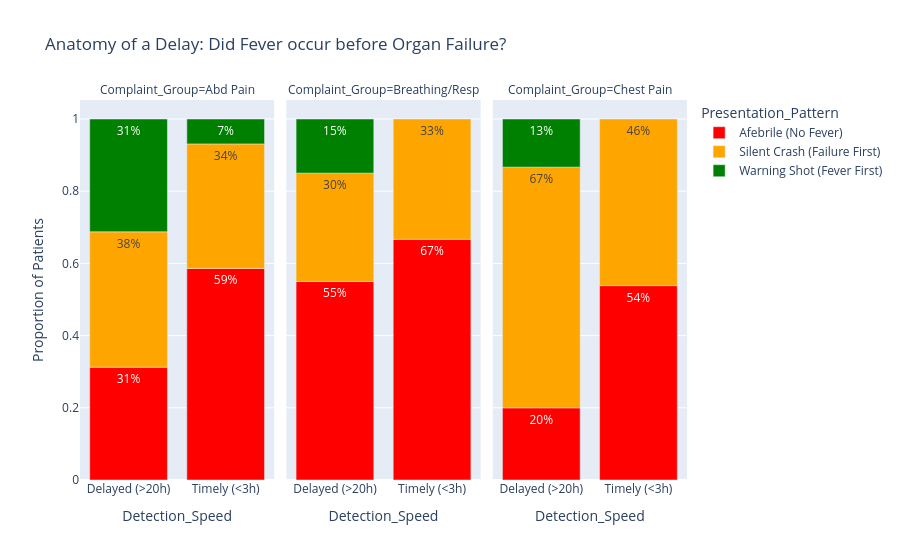

Source (notebook cell):
### Code cell
import polars as pl
import plotly.express as px

# 1. SETUP: LOAD DATA
lf = df_all.lazy()
# We assume 'df_gap_analysis' (from previous step) has 'Physiological_Onset_Time'
# and the "Delayed/Timely" labels.

# -------------------------------------------------------------------------
# STEP A: EXTRACT FIRST FEVER TIME
# -------------------------------------------------------------------------
# We need to clean the temperature column and find the first spike.
lf_fever = (
    lf.filter(
        (pl.col("event_full_name").str.to_lowercase().str.contains("temperature")) &
        (pl.col("MEAS_VALUE").is_not_null())
    )
    .with_columns(
        # Extract number
        pl.col("MEAS_VALUE").str.extract(r"(\d+\.?\d*)", 1).cast(pl.Float64).alias("Temp_Value")
    )
    .filter(
        # Define Fever Threshold (Handle Celsius and Fahrenheit)
        # > 38.0 C  OR  > 100.4 F
        (pl.col("Temp_Value") > 38.0) & (pl.col("Temp_Value") < 45.0) | 
        (pl.col("Temp_Value") > 100.4)
    )
    .group_by("PAT_ENC_CSN_ID")
    .agg(pl.col("Event_DateTime").min().alias("First_Fever_Time"))
)

# -------------------------------------------------------------------------
# STEP B: FILTER FOR TARGET COMPLAINTS
# -------------------------------------------------------------------------
# We only want to look at the specific complaints you mentioned.
target_complaints = ["chest pain", "abdominal pain", "breathing", "shortness of breath", "dyspnea"]

# Prepare the Main Cohort (Delayed/Timely) with Complaints
df_cohort_complaints = pl.from_pandas(df_gap_analysis).join(
    df_all.select(["PAT_ENC_CSN_ID", "Chief_Complaint_All"]).unique(),
    on="PAT_ENC_CSN_ID",
    how="left"
).with_columns(
    # Clean and Label the Complaint
    pl.col("Chief_Complaint_All").str.to_lowercase().alias("clean_cc")
).filter(
    # Filter for your specific interest areas
    pl.col("clean_cc").str.contains_any(target_complaints)
).with_columns(
    # Group them for cleaner plotting
    pl.when(pl.col("clean_cc").str.contains("chest")).then(pl.lit("Chest Pain"))
      .when(pl.col("clean_cc").str.contains("abdom")).then(pl.lit("Abd Pain"))
      .otherwise(pl.lit("Breathing/Resp")).alias("Complaint_Group"),
      
    # Re-apply the Speed Labels
    pl.when(pl.col("Hours_Lag_Organ_Failure_to_Action") >= 20).then(pl.lit("Delayed (>20h)"))
      .when(pl.col("Hours_Lag_Organ_Failure_to_Action") <= 3).then(pl.lit("Timely (<3h)"))
      .otherwise(pl.lit("Average"))
      .alias("Detection_Speed")
).filter(
    pl.col("Detection_Speed").is_in(["Delayed (>20h)", "Timely (<3h)"])
)

# -------------------------------------------------------------------------
# STEP C: DETERMINE THE SEQUENCE (FEVER vs FAILURE)
# -------------------------------------------------------------------------
df_sequence = (
    df_cohort_complaints.lazy()
    .join(lf_fever, on="PAT_ENC_CSN_ID", how="left")
    .with_columns(
        # Calculate the Sequence
        pl.when(pl.col("First_Fever_Time").is_null())
          .then(pl.lit("Afebrile (No Fever)"))
          .when(pl.col("First_Fever_Time") < pl.col("Physiological_Onset_Time"))
          .then(pl.lit("Warning Shot (Fever First)"))
          .otherwise(pl.lit("Silent Crash (Failure First)"))
          .alias("Presentation_Pattern")
    )
    .collect()
)

# -------------------------------------------------------------------------
# STEP D: VISUALIZE THE DIFFERENCE
# -------------------------------------------------------------------------
# We count the patterns per group
df_plot = (
    df_sequence.group_by(["Detection_Speed", "Complaint_Group", "Presentation_Pattern"])
    .count()
    .with_columns(
        # Calculate Percentage within each Complaint/Speed group
        (pl.col("count") / pl.col("count").sum().over(["Detection_Speed", "Complaint_Group"]))
        .alias("Percentage")
    )
    .sort(["Complaint_Group", "Detection_Speed", "Presentation_Pattern"])
    .to_pandas()
)

print(df_plot)

# Create the Stacked Bar Chart
fig_seq = px.bar(
    df_plot,
    x="Detection_Speed",
    y="Percentage",
    color="Presentation_Pattern",
    facet_col="Complaint_Group", # Separate charts for Chest, Abd, Breathing
    title="Anatomy of a Delay: Did Fever occur before Organ Failure?",
    labels={"Percentage": "Proportion of Patients"},
    color_discrete_map={
        "Warning Shot (Fever First)": "green",
        "Silent Crash (Failure First)": "orange",
        "Afebrile (No Fever)": "red"
    },
    text_auto=".0%"
)
fig_seq.show()

### Figure 1 — Plotly figure (JSON) as saved in the notebook; plotly's stock layout.template omitted (floating-point values rounded to 4 significant figures)
{"data": [{"alignmentgroup": "True", "hovertemplate": "Presentation_Pattern=Afebrile (No Fever)<br>Complaint_Group=Abd Pain<br>Detection_Speed=%{x}<br>Proportion of Patients=%{y}<extra></extra>", "legendgroup": "Afebrile (No Fever)", "marker": {"color": "red", "pattern": {"shape": ""}}, "name": "Afebrile (No Fever)", "offsetgroup": "Afebrile (No Fever)", "orientation": "v", "showlegend": true, "textposition": "auto", "texttemplate": "%{y:.0%}", "type": "bar", "x": ["Delayed (>20h)", "Timely (<3h)"], "xaxis": "x", "y": [0.3125, 0.5862], "yaxis": "y"}, {"alignmentgroup": "True", "hovertemplate": "Presentation_Pattern=Afebrile (No Fever)<br>Complaint_Group=Breathing/Resp<br>Detection_Speed=%{x}<br>Proportion of Patients=%{y}<extra></extra>", "legendgroup": "Afebrile (No Fever)", "marker": {"color": "red", "pattern": {"shape": ""}}, "name": "Afebrile (No Fever)", "offsetgroup": "Afebrile (No Fever)", "orientation": "v", "showlegend": false, "textposition": "auto", "texttemplate": "%{y:.0%}", "type": "bar", "x": ["Delayed (>20h)", "Timely (<3h)"], "xaxis": "x2", "y": [0.55, 0.6667], "yaxis": "y2"}, {"alignmentgroup": "True", "hovertemplate": "Presentation_Pattern=Afebrile (No Fever)<br>Complaint_Group=Chest Pain<br>Detection_Speed=%{x}<br>Proportion of Patients=%{y}<extra></extra>", "legendgroup": "Afebrile (No Fever)", "marker": {"color": "red", "pattern": {"shape": ""}}, "name": "Afebrile (No Fever)", "offsetgroup": "Afebrile (No Fever)", "orientation": "v", "showlegend": false, "textposition": "auto", "texttemplate": "%{y:.0%}", "type": "bar", "x": ["Delayed (>20h)", "Timely (<3h)"], "xaxis": "x3", "y": [0.2, 0.5385], "yaxis": "y3"}, {"alignmentgroup": "True", "hovertemplate": "Presentation_Pattern=Silent Crash (Failure First)<br>Complaint_Group=Abd Pain<br>Detection_Speed=%{x}<br>Proportion of Patients=%{y}<extra></extra>", "legendgroup": "Silent Crash (Failure First)", "marker": {"color": "orange", "pattern": {"shape": ""}}, "name": "Silent Crash (Failure First)", "offsetgroup": "Silent Crash (Failure First)", "orientation": "v", "showlegend": true, "textposition": "auto", "texttemplate": "%{y:.0%}", "type": "bar", "x": ["Delayed (>20h)", "Timely (<3h)"], "xaxis": "x", "y": [0.375, 0.3448], "yaxis": "y"}, {"alignmentgroup": "True", "hovertemplate": "Presentation_Pattern=Silent Crash (Failure First)<br>Complaint_Group=Breathing/Resp<br>Detection_Speed=%{x}<br>Proportion of Patients=%{y}<extra></extra>", "legendgroup": "Silent Crash (Failure First)", "marker": {"color": "orange", "pattern": {"shape": ""}}, "name": "Silent Crash (Failure First)", "offsetgroup": "Silent Crash (Failure First)", "orientation": "v", "showlegend": false, "textposition": "auto", "texttemplate": "%{y:.0%}", "type": "bar", "x": ["Delayed (>20h)", "Timely (<3h)"], "xaxis": "x2", "y": [0.3, 0.3333], "yaxis": "y2"}, {"alignmentgroup": "True", "hovertemplate": "Presentation_Pattern=Silent Crash (Failure First)<br>Complaint_Group=Chest Pain<br>Detection_Speed=%{x}<br>Proportion of Patients=%{y}<extra></extra>", "legendgroup": "Silent Crash (Failure First)", "marker": {"color": "orange", "pattern": {"shape": ""}}, "name": "Silent Crash (Failure First)", "offsetgroup": "Silent Crash (Failure First)", "orientation": "v", "showlegend": false, "textposition": "auto", "texttemplate": "%{y:.0%}", "type": "bar", "x": ["Delayed (>20h)", "Timely (<3h)"], "xaxis": "x3", "y": [0.6667, 0.4615], "yaxis": "y3"}, {"alignmentgroup": "True", "hovertemplate": "Presentation_Pattern=Warning Shot (Fever First)<br>Complaint_Group=Abd Pain<br>Detection_Speed=%{x}<br>Proportion of Patients=%{y}<extra></extra>", "legendgroup": "Warning Shot (Fever First)", "marker": {"color": "green", "pattern": {"shape": ""}}, "name": "Warning Shot (Fever First)", "offsetgroup": "Warning Shot (Fever First)", "orientation": "v", "showlegend": true, "textposition": "auto", "texttemplate": "%{y:.0%}", "type": "bar", "x": ["Delayed (>20h)", "Timely (<3h)"], "xaxis": "x", "y": [0.3125, 0.06897], "yaxis": "y"}, {"alignmentgroup": "True", "hovertemplate": "Presentation_Pattern=Warning Shot (Fever First)<br>Complaint_Group=Breathing/Resp<br>Detection_Speed=%{x}<br>Proportion of Patients=%{y}<extra></extra>", "legendgroup": "Warning Shot (Fever First)", "marker": {"color": "green", "pattern": {"shape": ""}}, "name": "Warning Shot (Fever First)", "offsetgroup": "Warning Shot (Fever First)", "orientation": "v", "showlegend": false, "textposition": "auto", "texttemplate": "%{y:.0%}", "type": "bar", "x": ["Delayed (>20h)"], "xaxis": "x2", "y": [0.15], "yaxis": "y2"}, {"alignmentgroup": "True", "hovertemplate": "Presentation_Pattern=Warning Shot (Fever First)<br>Complaint_Group=Chest Pain<br>Detection_Speed=%{x}<br>Proportion of Patients=%{y}<extra></extra>", "legendgroup": "Warning Shot (Fever First)", "marker": {"color": "green", "pattern": {"shape": ""}}, "name": "Warning Shot (Fever First)", "offsetgroup": "Warning Shot (Fever First)", "orientation": "v", "showlegend": false, "textposition": "auto", "texttemplate": "%{y:.0%}", "type": "bar", "x": ["Delayed (>20h)"], "xaxis": "x3", "y": [0.1333], "yaxis": "y3"}], "layout": {"annotations": [{"font": {}, "showarrow": false, "text": "Complaint_Group=Abd Pain", "x": 0.16, "xanchor": "center", "xref": "paper", "y": 1, "yanchor": "bottom", "yref": "paper"}, {"font": {}, "showarrow": false, "text": "Complaint_Group=Breathing/Resp", "x": 0.5, "xanchor": "center", "xref": "paper", "y": 1, "yanchor": "bottom", "yref": "paper"}, {"font": {}, "showarrow": false, "text": "Complaint_Group=Chest Pain", "x": 0.84, "xanchor": "center", "xref": "paper", "y": 1, "yanchor": "bottom", "yref": "paper"}], "autosize": true, "barmode": "relative", "legend": {"title": {"text": "Presentation_Pattern"}, "tracegroupgap": 0}, "title": {"text": "Anatomy of a Delay: Did Fever occur before Organ Failure?"}, "xaxis": {"anchor": "y", "autorange": true, "domain": [0, 0.32], "range": [-0.5, 1.5], "title": {"text": "Detection_Speed"}, "type": "category"}, "xaxis2": {"anchor": "y2", "autorange": true, "domain": [0.34, 0.66], "matches": "x", "range": [-0.5, 1.5], "title": {"text": "Detection_Speed"}, "type": "category"}, "xaxis3": {"anchor": "y3", "autorange": true, "domain": [0.68, 1.0], "matches": "x", "range": [-0.5, 1.5], "title": {"text": "Detection_Speed"}, "type": "category"}, "yaxis": {"anchor": "x", "autorange": true, "domain": [0, 1], "range": [0, 1.053], "title": {"text": "Proportion of Patients"}, "type": "linear"}, "yaxis2": {"anchor": "x2", "autorange": true, "domain": [0, 1], "matches": "y", "range": [0, 1.053], "showticklabels": false, "type": "linear"}, "yaxis3": {"anchor": "x3", "autorange": true, "domain": [0, 1], "matches": "y", "range": [0, 1.053], "showticklabels": false, "type": "linear"}}}
